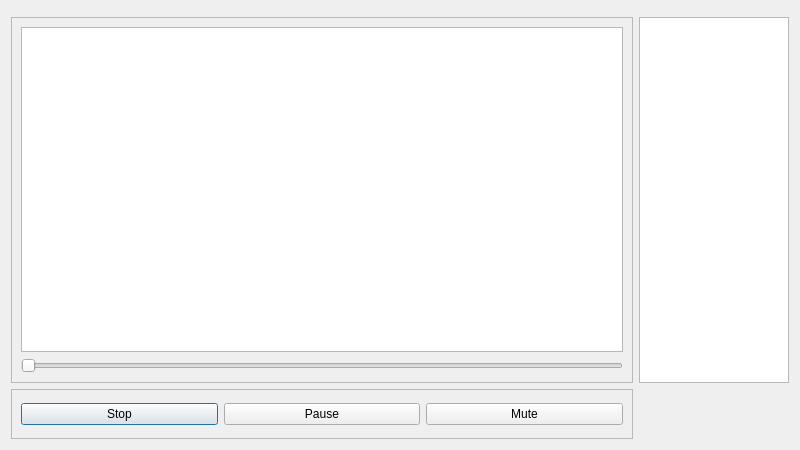
<?xml version="1.0" encoding="UTF-8"?>
<ui version="4.0">
 <class>PlayerWindow</class>
 <widget class="QDialog" name="PlayerWindow">
  <property name="geometry">
   <rect>
    <x>0</x>
    <y>0</y>
    <width>800</width>
    <height>450</height>
   </rect>
  </property>
  <property name="windowTitle">
   <string>Dialog</string>
  </property>
  <layout class="QGridLayout" name="gridLayout">
   <item row="0" column="0">
    <widget class="QWidget" name="dockWidgetContents" native="true"/>
   </item>
   <item row="2" column="0" colspan="2">
    <widget class="QFrame" name="frame">
     <property name="sizePolicy">
      <sizepolicy hsizetype="Preferred" vsizetype="Fixed">
       <horstretch>0</horstretch>
       <verstretch>0</verstretch>
      </sizepolicy>
     </property>
     <property name="minimumSize">
      <size>
       <width>0</width>
       <height>50</height>
      </size>
     </property>
     <property name="frameShape">
      <enum>QFrame::StyledPanel</enum>
     </property>
     <property name="frameShadow">
      <enum>QFrame::Raised</enum>
     </property>
     <layout class="QHBoxLayout" name="horizontalLayout">
      <item>
       <widget class="QPushButton" name="pushButton_3">
        <property name="text">
         <string>Stop</string>
        </property>
       </widget>
      </item>
      <item>
       <widget class="QPushButton" name="pushButton_2">
        <property name="text">
         <string>Pause</string>
        </property>
       </widget>
      </item>
      <item>
       <widget class="QPushButton" name="pushButton">
        <property name="text">
         <string>Mute</string>
        </property>
       </widget>
      </item>
     </layout>
    </widget>
   </item>
   <item row="1" column="2">
    <widget class="QListView" name="listView">
     <property name="sizePolicy">
      <sizepolicy hsizetype="Minimum" vsizetype="Expanding">
       <horstretch>0</horstretch>
       <verstretch>0</verstretch>
      </sizepolicy>
     </property>
     <property name="maximumSize">
      <size>
       <width>150</width>
       <height>16777215</height>
      </size>
     </property>
    </widget>
   </item>
   <item row="1" column="0" colspan="2">
    <widget class="QFrame" name="frame_2">
     <property name="frameShape">
      <enum>QFrame::StyledPanel</enum>
     </property>
     <property name="frameShadow">
      <enum>QFrame::Raised</enum>
     </property>
     <layout class="QVBoxLayout" name="verticalLayout">
      <item>
       <widget class="QListView" name="listView_2"/>
      </item>
      <item>
       <widget class="QSlider" name="horizontalSlider">
        <property name="orientation">
         <enum>Qt::Horizontal</enum>
        </property>
       </widget>
      </item>
     </layout>
    </widget>
   </item>
  </layout>
 </widget>
 <resources/>
 <connections/>
</ui>
